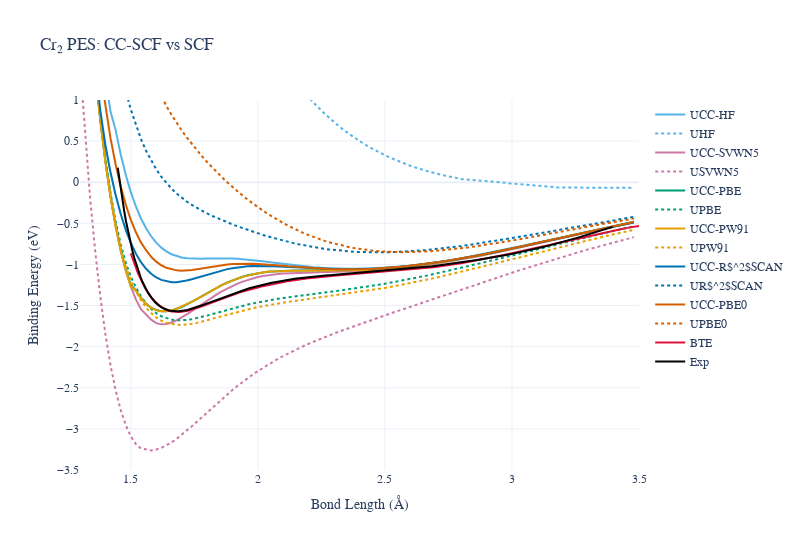

Notebook source saved alongside this figure:
### Markdown cell above
### Figure 2: Supporting Information Figure

### Code cell
def plot_si_figure(results: dict, methods: list, ref_data: dict):
    """
    Generate the SI figure with both CCSD(T) and HF/DFT curves.
    - Matplotlib for PDF/PNG export
    - Plotly for interactive notebook display
    """
    # === MATPLOTLIB: Publication Export ===
    fig_mpl, ax = plt.subplots(figsize=(5.5, 4))
    
    for method in methods:
        if len(results[method].distances) > 0:
            res = results[method]
            ax.plot(res.distances, res.bde / KCAL_TO_EV,
                    color=COLORS[method], linestyle='-', linewidth=1.5,
                    label=LABELS_CC[method])
            ax.plot(res.distances, res.scf_bde / KCAL_TO_EV,
                    color=COLORS[method], linestyle=':', linewidth=1.5,
                    label=LABELS_DFA[method])
    
    if 'bte' in ref_data:
        ax.plot(ref_data['bte'][0], ref_data['bte'][1],
                color='#DC143C', linestyle='-', linewidth=1.5, label='BTE')
    if 'exp' in ref_data:
        ax.plot(ref_data['exp'][0], ref_data['exp'][1],
                color='black', linestyle='-', linewidth=1.5, label='Exp')
    
    ax.set_xlabel('Bond Length (Å)')
    ax.set_ylabel('Binding Energy (eV)')
    ax.set_xlim(1.30, 3.50)
    ax.set_ylim(-3.5, 1.0)
    ax.grid(True, which='major', linestyle='-', linewidth=0.5, alpha=0.4, zorder=0)
    ax.set_axisbelow(True)
    ax.legend(loc='upper left', bbox_to_anchor=(1.02, 1.0),
              frameon=True, fancybox=False, edgecolor='lightgray',
              fontsize=7, handlelength=1.8, labelspacing=0.3)
    
    for spine in ['top', 'right']:
        ax.spines[spine].set_visible(True)
        ax.spines[spine].set_linewidth(0.5)
    
    plt.tight_layout()
    fig_mpl.savefig(f'{SPECIES}_pes_SI.pdf', dpi=300, bbox_inches='tight',
                    facecolor='white', transparent=False)
    fig_mpl.savefig(f'{SPECIES}_pes_SI.png', dpi=300, bbox_inches='tight',
                    facecolor='white', transparent=False)
    plt.close(fig_mpl)
    print(f"✓ Saved: {SPECIES}_pes_SI.pdf, {SPECIES}_pes_SI.png")
    
    # === PLOTLY: Interactive Display ===
    fig = go.Figure()
    
    for method in methods:
        if len(results[method].distances) > 0:
            res = results[method]
            # CCSD(T)/CBS curve (solid)
            fig.add_trace(go.Scatter(
                x=res.distances, y=res.bde / KCAL_TO_EV,
                mode='lines', name=LABELS_CC[method],
                line=dict(color=COLORS[method], width=2),
                hovertemplate='R = %{x:.3f} Å<br>E = %{y:.3f} eV<extra>' + LABELS_CC[method] + '</extra>'
            ))
            # DFT/HF reference curve (dashed)
            fig.add_trace(go.Scatter(
                x=res.distances, y=res.scf_bde / KCAL_TO_EV,
                mode='lines', name=LABELS_DFA[method],
                line=dict(color=COLORS[method], width=2, dash='dot'),
                hovertemplate='R = %{x:.3f} Å<br>E = %{y:.3f} eV<extra>' + LABELS_DFA[method] + '</extra>'
            ))
    
    if 'bte' in ref_data:
        fig.add_trace(go.Scatter(
            x=ref_data['bte'][0], y=ref_data['bte'][1],
            mode='lines', name='BTE',
            line=dict(color='#DC143C', width=2),
            hovertemplate='R = %{x:.3f} Å<br>E = %{y:.3f} eV<extra>BTE</extra>'
        ))
    if 'exp' in ref_data:
        fig.add_trace(go.Scatter(
            x=ref_data['exp'][0], y=ref_data['exp'][1],
            mode='lines', name='Exp',
            line=dict(color='black', width=2),
            hovertemplate='R = %{x:.3f} Å<br>E = %{y:.3f} eV<extra>Exp</extra>'
        ))
    
    fig.update_layout(
        title='Cr₂ PES: CC-SCF vs SCF',
        xaxis_title='Bond Length (Å)',
        yaxis_title='Binding Energy (eV)',
        xaxis=dict(range=[1.30, 3.50]),
        yaxis=dict(range=[-3.5, 1.0]),
        template='plotly_white',
        font=dict(family='Arial', size=12),
        legend=dict(x=1.02, y=1, xanchor='left'),
        hovermode='closest',
        width=800, height=550
    )
    fig.show()


plot_si_figure(results, METHODS, ref_data)
